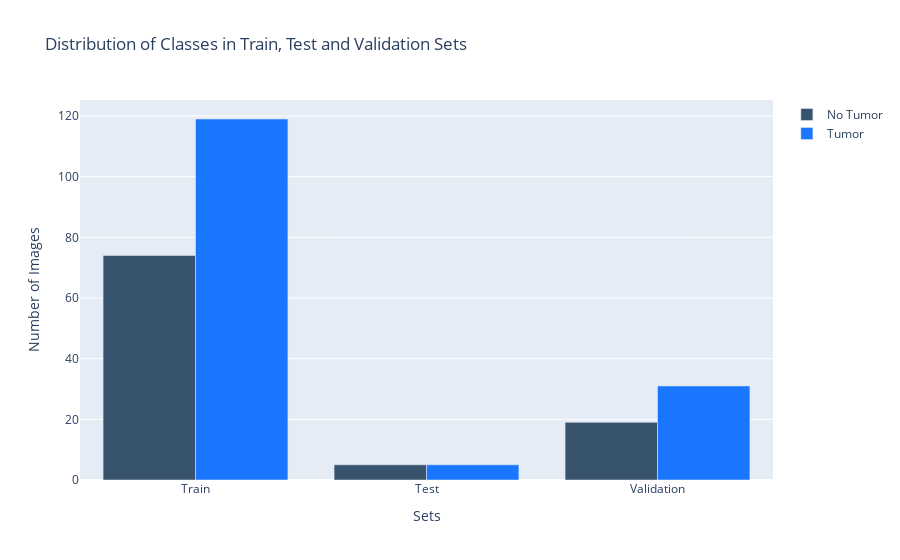

Notebook code cell kept with this figure:
### Code cell
import plotly.graph_objs as go

y = dict()
y[0] = [] # no tumor in train, # no tumor in test, # no tumor in val
y[1] = [] # tumor in train, # tumor in test, # tumor in val

print (y[0], y[1])
print(y)
for set_name in (y_train, y_test, y_val):
    y[0].append(np.sum(set_name == 0))
    y[1].append(np.sum(set_name == 1))

print (y[0], y[1])

# what is the purpose of "y" variable?
    # y[0] will store counts of class 0 (e.g., "no tumor"),
    # and y[1] will store counts of class 1 (e.g., "tumor").

    # The for loop iterates over the three sets of labels 
    # (y_train, y_test, y_val) and counts the occurrences of each class in each set.
    
    # The results are stored in the y dictionary, where y[0] contains counts for class 0 
    # and y[1] contains counts for class 1.
# what is the purpose of the for loop?

trace0 = go.Bar(
    x = ["Train", "Test", "Validation"],
    y = y[0],
    name = "No Tumor",
    marker = dict(color = 'rgb(55, 83, 109)')
)

trace1 = go.Bar(
    x = ["Train", "Test", "Validation"],
    y = y[1],
    name = "Tumor",
    marker = dict(color = 'rgb(26, 118, 255)')
)

data = [trace0,  trace1]
layout = go.Layout(
    title = "Distribution of Classes in Train, Test and Validation Sets",
    barmode = "group",
    xaxis = dict(title = "Sets"),
    yaxis = dict(title = "Number of Images")
)

fig = go.Figure(data = data, layout = layout)
# iplot(fig)
fig.show()

### Figure 1 — Plotly figure (JSON) as saved in the notebook; plotly's stock layout.template omitted (floating-point values rounded to 4 significant figures)
{"data": [{"marker": {"color": "rgb(55, 83, 109)"}, "name": "No Tumor", "type": "bar", "x": ["Train", "Test", "Validation"], "y": [74, 5, 19]}, {"marker": {"color": "rgb(26, 118, 255)"}, "name": "Tumor", "type": "bar", "x": ["Train", "Test", "Validation"], "y": [119, 5, 31]}], "layout": {"barmode": "group", "title": {"text": "Distribution of Classes in Train, Test and Validation Sets"}, "xaxis": {"title": {"text": "Sets"}}, "yaxis": {"title": {"text": "Number of Images"}}}}
